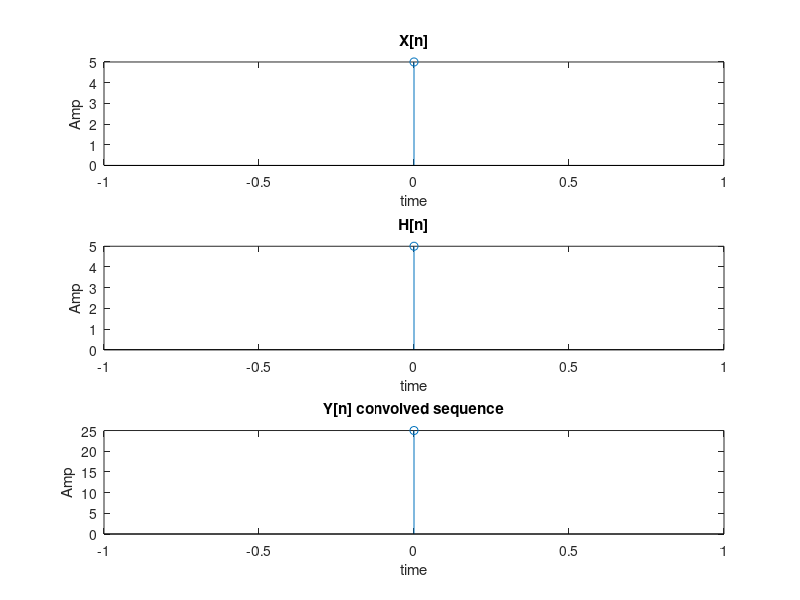

The MATLAB script that drew this image:
x=input('Enter x[n]');
h=input('Enter h[n]');
l1=length(x);
l2=length(h);
N=max(l1,l2);
X=[x zeros(1,(N-l1))];
H=[h zeros(1,(N-l2))];

%using Inbuilt Function
Z=cconv(X,H,N);
disp(Z);

%using the formula
for n=1:N
    y(n)=0;
    for k=1:N
        y(n)=y(n)+X(k).*H(mod((n-k),N)+1);
    end
end

%plots
n=0:(N-1);

subplot(3,1,1);
stem(n,X);
xlabel('time');
ylabel('Amp');
title('X[n]');

subplot(3,1,2);
stem(n,H);
xlabel('time');
ylabel('Amp');
title('H[n]');

subplot(3,1,3);
stem(n,y);
xlabel('time');
ylabel('Amp');
title('Y[n] convolved sequence');

